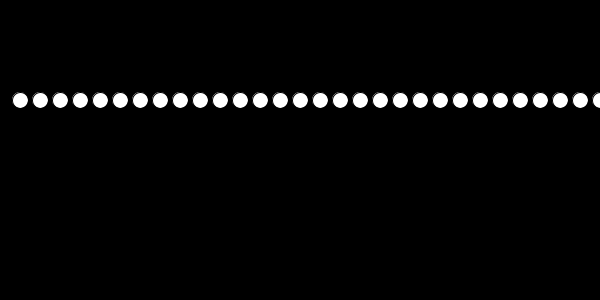
Frame 1 (no input)
Frame 60 (the mouse pressed at the canvas centre just before this capture): identical to frame 1, image omitted
Frame 120 (the mouse held since frame 60 and released just before this capture): identical to frame 1, image omitted

The Processing sketch that drew this single still picture (run headless with seeded random() and noise(); from frame 60 on, the mouse is pressed at the canvas centre):

// Processing sketch: loop_while1
// ── loop_while1.pde
float x = 0;

void setup() {
  size(600, 300);
}

void draw() {
  background(0);
  x = 0;
  while (x < width) {
    x = x + 20;
    ellipse(x, 100, 16, 16);
  }
}
